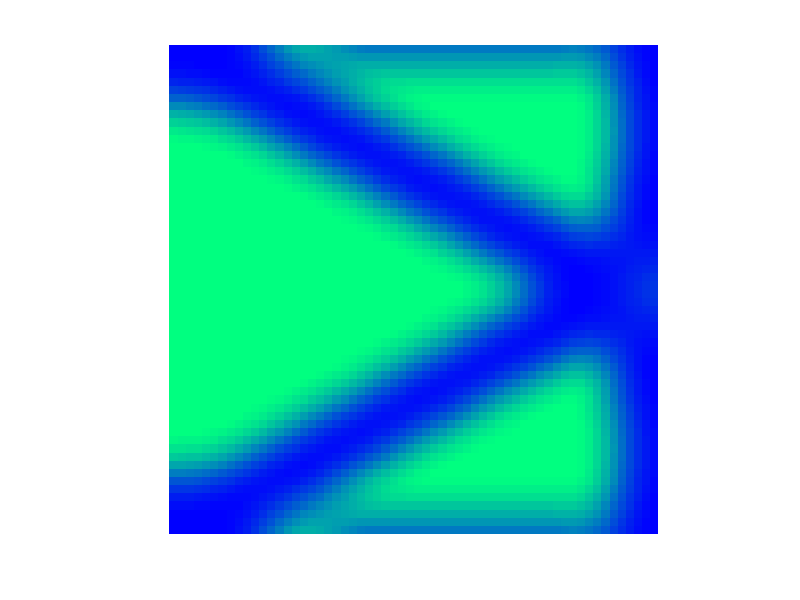

This chart was generated by the following MATLAB code:
%%%% AN 88 LINE TOPOLOGY OPTIMIZATION CODE Nov, 2010 %%%%
nelx=60; nely=60; volfrac=0.4; penal=3;  rmin=6; ft=2; 
%% MATERIAL PROPERTIES FGM
nu = 0.3;
E0=zeros(nely, nelx); % for the FGM function
Emin=repmat(0.001, nely, nelx); % as a dummy Stiffness
E1=1; % Define the Youngs modulus of material 1
E2=1; % define the Youngs modulus of Material2
VF_alp=1; % Power for the volume fraction
%Define the properties of the FGM material via defining volume fraction
for elx=1:nelx
    for ely=1:nely 
        %Figure1 Variations
        %E1 is towards the left and E2 is assigned to the right
        %Uncomment for the above variation
        E0(ely, elx)=E1+(E2-E1)*(((elx-1)/nelx)^VF_alp); % define the volume fraction[(ely-1)/nely)         
        
        %Figure2 Variations
        %E1 is assignes to the top and E2 is assigned to the bottom 
        %Uncomment for the above variation
       % E0(ely, elx)=E1+(E2-E1)*(((ely-1)/nely)^VF_alp); % define the volume fraction[(ely-1)/nely)]
    end   
end
E0(:, nelx)=E2; % for the first condition
%E0(nely, :)=E2; % for the second condition 
% adjusting a bit for the volume fraction (otherwise, the last element wil be little less than E2)

%% PREPARE FINITE ELEMENT ANALYSIS
A11 = [12  3 -6 -3;  3 12  3  0; -6  3 12 -3; -3  0 -3 12];
A12 = [-6 -3  0  3; -3 -6 -3 -6;  0 -3 -6  3;  3 -6  3 -6];
B11 = [-4  3 -2  9;  3 -4 -9  4; -2 -9 -4 -3;  9  4 -3 -4];
B12 = [ 2 -3  4 -9; -3  2  9 -2;  4  9  2  3; -9 -2  3  2];
KE = 1/(1-nu^2)/24*([A11 A12;A12' A11]+nu*[B11 B12;B12' B11]); % note than nu here is kept constant
%%%%%%This nu value is constant only under the assumption that E is much
%%%%%%higher than the nu value. If E value is close to 10, nu will have the
%%%%%%effects and that needs to be added as a matrix as well. 
nodenrs = reshape(1:(1+nelx)*(1+nely),1+nely,1+nelx);
edofVec = reshape(2*nodenrs(1:end-1,1:end-1)+1,nelx*nely,1);
edofMat = repmat(edofVec,1,8)+repmat([0 1 2*nely+[2 3 0 1] -2 -1],nelx*nely,1);
iK = reshape(kron(edofMat,ones(8,1))',64*nelx*nely,1);
jK = reshape(kron(edofMat,ones(1,8))',64*nelx*nely,1);
% DEFINE LOADS AND SUPPORTS (cantilever beam)
F = sparse([2*(nely+1)*nelx+2, 2*(nely+1)*(nelx+1)], [1,2], [1, -1], 2*(nely+1)*(nelx+1), 2); 
U = zeros(2*(nely+1)*(nelx+1),2);
fixeddofs =[1:2*nely+1]; 
alldofs = [1:2*(nely+1)*(nelx+1)];
freedofs = setdiff(alldofs,fixeddofs);
%% PREPARE FILTER
iH = ones(nelx*nely*(2*(ceil(rmin)-1)+1)^2,1);
jH = ones(size(iH));
sH = zeros(size(iH));
k = 0;
for i1 = 1:nelx
  for j1 = 1:nely
    e1 = (i1-1)*nely+j1;
    for i2 = max(i1-(ceil(rmin)-1),1):min(i1+(ceil(rmin)-1),nelx)
      for j2 = max(j1-(ceil(rmin)-1),1):min(j1+(ceil(rmin)-1),nely)
        e2 = (i2-1)*nely+j2;
        k = k+1;
        iH(k) = e1;
        jH(k) = e2;
        sH(k) = max(0,rmin-sqrt((i1-i2)^2+(j1-j2)^2));
      end
    end
  end
end
H = sparse(iH,jH,sH);
Hs = sum(H,2);
%% INITIALIZE ITERATION
x = repmat(volfrac,nely,nelx);
xPhys = x;
loop = 0;
change = 1;
%% START ITERATION
while change > 0.01
  loop = loop + 1;
  %% FE-ANALYSIS
  %sK = reshape(KE(:)*(xPhys(:)'.^penal*E0+(1-xPhys(:)'.^penal)*Emin),64*nelx*nely,1);
  sK = reshape(KE(:)*(xPhys(:)'.^penal.*E0(:)'+(1-xPhys(:)'.^penal).*Emin(:)'),64*nelx*nely,1);
  K = sparse(iK,jK,sK); K = (K+K')/2;
  U(freedofs, :) = K(freedofs,freedofs)\F(freedofs,:);  
  %% OBJECTIVE FUNCTION AND SENSITIVITY ANALYSIS
  c=0; %chnaged here
  dc=0; %changed here
  for i=1:size(F,2)
      Ui=U(:,i);
  ce = reshape(sum((Ui(edofMat)*KE).*Ui(edofMat),2),nely,nelx);
  c = c+ sum(sum(( Emin+xPhys.^penal.*(E0-Emin)).*ce));
  dc = dc-penal.*(E0-Emin).*xPhys.^(penal-1).*ce;
  end
  dv = ones(nely,nelx);  
  %% FILTERING/MODIFICATION OF SENSITIVITIES
  if ft == 1
    dc(:) = H*(x(:).*dc(:))./Hs./max(1e-3,x(:));
  elseif ft == 2
    dc(:) = H*(dc(:)./Hs);
    dv(:) = H*(dv(:)./Hs);
  end
  %% OPTIMALITY CRITERIA UPDATE OF DESIGN VARIABLES AND PHYSICAL DENSITIES
  l1 = 0; l2 = 1e9; move = 0.2;
  while (l2-l1)/(l1+l2) > 1e-3
    lmid = 0.5*(l2+l1);
    xnew = max(0,max(x-move,min(1,min(x+move,x.*sqrt(-dc./dv/lmid)))));
    if ft == 1
      xPhys = xnew;
    elseif ft == 2
      xPhys(:) = (H*xnew(:))./Hs;
    end
    if sum(xPhys(:)) > volfrac*nelx*nely, l1 = lmid; else l2 = lmid; end
  end
  change = max(abs(xnew(:)-x(:)));
  x = xnew;
  %% PRINT RESULTS
  fprintf(' It.:%5i Obj.:%11.4f Vol.:%7.3f ch.:%7.3f\n',loop,c, ...
    mean(xPhys(:)),change);
  %% PLOT DENSITIES
  colormap(winter); imagesc(1-xPhys); caxis([0 1]); axis equal; axis off; drawnow;
end
disp('The Optimisation is done')
%

%%%%%%%%%%%%%%%%%%%%%%%%%%%%%%%%%%%%%%%%%%%%%%%%%%%%%%%%%%%%%%%%%%%%%%%%%%%%
% The code is intended for educational purposes and theoretical details    %
% are discussed in the paper                                               %
% "SIMP Phase field topology Optimisation framework to maximise fracture   %
%resistance in FGMs", Pavan Kumar Asur, Pengfie Li, Jose Reinoso, Qi Chang %
%He, Julien Yvonnet, Marco Paggi, In Composites Structure.                 %
%                                                                          %
%Please cite the above paper if you use the codes for research papers      %
%                                                                          % 
%                                                                          %
%Contact the first author Pavan Kumar Asur, for Comments, and suggestion   %
% at pavan.kumar@ilsb.tuwien.ac.at                                         %
%                                                                          %
%                                                                          % 
%                                                                          %
% This Matlab code was based on the codes from                             %
% "Efficient topology optimization in MATLAB using 88 lines of code,       %
% E. Andreassen, A. Clausen, M. Schevenels,                                %
% B. S. Lazarov and O. Sigmund, Struct Multidisc Optim, 2010               %
%                                                                          %
%                                                                          %
%                                                                          %
% Disclaimer:                                                              %
% The authors reserves all rights but do not guaranty that the code is     %
% free from errors. Furthermore, we shall not be liable in any event       %
% caused by the use of the program.                                        %
%%%%%%%%%%%%%%%%%%%%%%%%%%%%%%%%%%%%%%%%%%%%%%%%%%%%%%%%%%%%%%%%%%%%%%%%%%%%